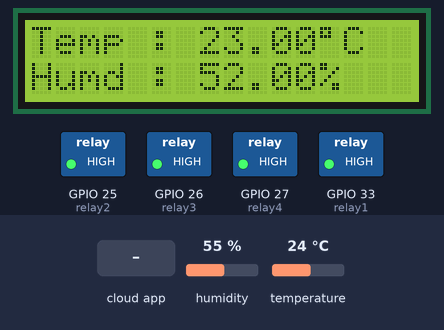
Simulated run of this sketch. Board: ESP32. On the bench: 16×2 character LCD, switched loads named in the sketch (green lamp = pin HIGH). The inputs (shaded band) are chosen by the test bench; at power-on: temperature 24 °C, humidity 55 %. WiFi joins after 1.5 s; servers stay silent unless stated; the Firebase database answers and starts empty; what the sketch prints to the serial monitor is not drawn.

Above: at 2.7 s.
2.8 s: temperature set to 28 °C
At 8.6 s:
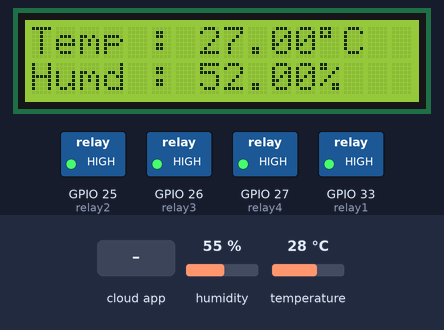
13.0 s: temperature set to 31 °C
At 23.8 s:
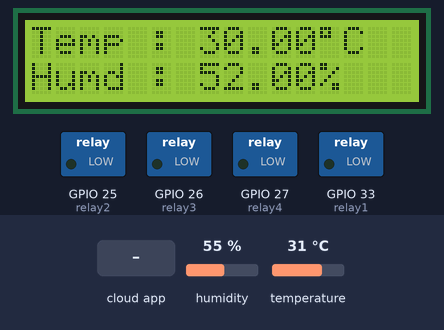
24.3 s: humidity set to 22 %
At 34.0 s:
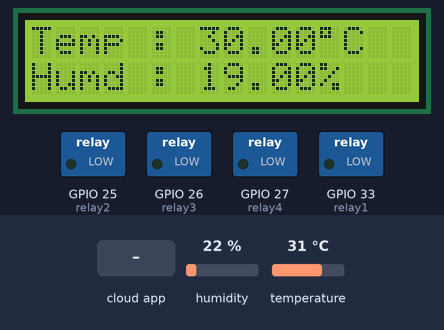
34.3 s: the phone or cloud app sets emergency to ON
At 39.0 s:
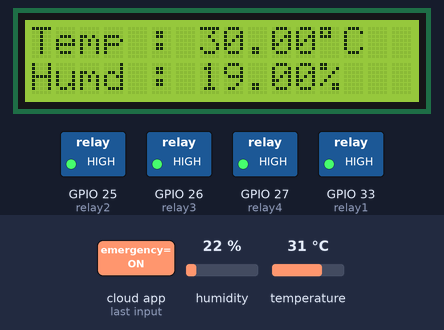
39.9 s: humidity set to 40 %
At 45.1 s:
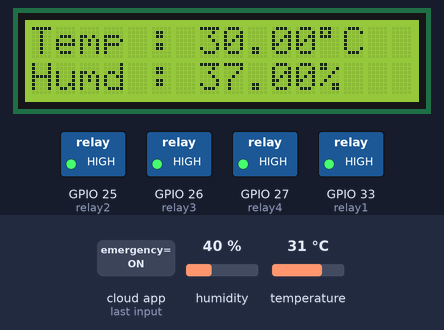
Timing chart, 0 to 46.6 s (numbered marks = the images above; inputs shaded):
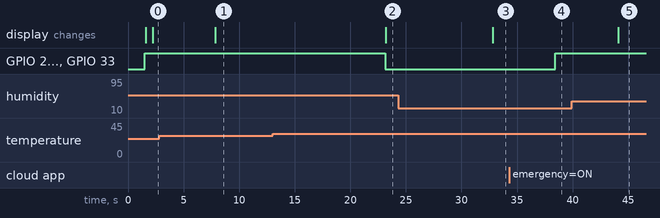

The sketch:

queen.ino
```cpp
#include <FirebaseESP32.h>
#include <Wire.h>
#include <WiFi.h>
#include "DHT.h"
#include <LiquidCrystal_I2C.h>

#define FIREBASE_HOST "https://mushroom-indoor-farming-default-rtdb.asia-southeast1.firebasedatabase.app/"
#define WIFI_SSID "vivo Y21"
#define WIFI_PASSWORD "lathuma@123"
#define FIREBASE_AUTH "AIzaSyBrmo-ASK3u62-o2-3-4biLSI_wXpZZLPs"
#define DHTPIN 14 // Pin number
#define DHTTYPE DHT11 // Sensor type

DHT dht(DHTPIN, DHTTYPE);
FirebaseData firebaseData; // Firebase object
int relay1 = 33; // Relay pins
int relay2 = 25; // Relay pins
int relay3 = 26; // Relay pins
int relay4 = 27; // Relay pins

// LCD Display Setup
LiquidCrystal_I2C lcd(0x3F, 16, 2);

void setup() {
  Serial.begin(9600);
  WiFi.begin(WIFI_SSID, WIFI_PASSWORD);

  Serial.print("Connecting...");
  while (WiFi.status() != WL_CONNECTED) {
    Serial.print(".");
    delay(300);
  }
  Serial.println();
  Serial.print("IP Address: ");
  Serial.println(WiFi.localIP());
  Serial.println();

  Firebase.begin(FIREBASE_HOST, FIREBASE_AUTH);
  dht.begin();

  pinMode(relay1, OUTPUT);
  pinMode(relay2, OUTPUT);
  pinMode(relay3, OUTPUT);
  pinMode(relay4, OUTPUT);
  digitalWrite(relay1, HIGH);
  digitalWrite(relay2, HIGH);
  digitalWrite(relay3, HIGH);
  digitalWrite(relay4, HIGH);

  // Initialize the LCD
  lcd.init();
  lcd.backlight();
}

void loop() {
  float humidity = dht.readHumidity() - 3;
  float temperature = dht.readTemperature() - 1;

  if (isnan(humidity) || isnan(temperature)) {
    Serial.println("Failed to read from DHT sensor!");
    Firebase.setString(firebaseData, "/farmlink/live/ERROR", "Failed to read from DHT sensor!");
    delay(5000);
  } else {
    Serial.print("temperature: ");
    Serial.print(temperature, 3);
    Serial.print("°C");
    Serial.print(" humidity: ");
    Serial.print(humidity, 3);
    Serial.print("%");
    Serial.println();

    // Update live readings
    Firebase.setFloat(firebaseData, "/farmlink/live/temperature", temperature);
    Firebase.setFloat(firebaseData, "/farmlink/live/humidity", humidity);

    // Check emergency condition
    bool isEmergencyOn = false; // Default: emergency is off

    // Check emergency status from Firebase
    Firebase.getString(firebaseData, "/farmlink/live/emergency");
    if (firebaseData.dataType() == "string") {
      isEmergencyOn = (firebaseData.stringData() == "ON");
    }

    // Update emergency status in Firebase
    Firebase.setString(firebaseData, "/farmlink/live/emergency", isEmergencyOn ? "ON" : "OFF");

    // Control devices based on conditions
    bool isSprinklerOn = false;
    bool isCoolerOn = false;
    bool isExhaustOn = false;
    bool isPumpOn = false;

    if (isEmergencyOn) {
      // If emergency is on, turn off all relays
      isSprinklerOn = false;
      isCoolerOn = false;
      isExhaustOn = false;
      isPumpOn = false;
    }
    else {
      // Normal operation conditions
      if (temperature > 28 && humidity < 70) {
        isSprinklerOn = true;
        isCoolerOn = true;
        isExhaustOn = true;
        isPumpOn = true;
        Serial.println("Sprinkler, Cooler, and Exhaust are ON");
        delay(4000);
      } else if (temperature > 30 && (humidity > 75 || humidity < 70)) {
        isSprinklerOn = true;
        isCoolerOn = true;
        isExhaustOn = true;
        isPumpOn = true;
        Serial.println("Sprinkler, Cooler, and Exhaust are ON");
        delay(4000);
      } else if (temperature > 23 && temperature < 25) {
        isSprinklerOn = false;
        isCoolerOn = false;
        isExhaustOn = false;
        isPumpOn = false;
        Serial.println("Cooler and Sprinkler are OFF");
        delay(4000);
      }
    }

    // Update relay statuses
    digitalWrite(relay1, isSprinklerOn ? LOW : HIGH);
    digitalWrite(relay2, isCoolerOn ? LOW : HIGH);
    digitalWrite(relay3, isExhaustOn ? LOW : HIGH);
    digitalWrite(relay4, isPumpOn ? LOW : HIGH);

    // Store data in "data set" with a push() every 2 minutes
    static unsigned long previousDatasetUpdateTime = millis();
    static int datasetUpdateInterval = 120000; // 2 minutes in milliseconds

    if (millis() - previousDatasetUpdateTime >= datasetUpdateInterval) {
      String dataSetPath = "/farmlink/data_set";
      FirebaseJson jsonData;
      jsonData.add("temperature", temperature);
      jsonData.add("humidity", humidity);
      jsonData.add("sprinkler", isSprinklerOn ? "ON" : "OFF");
      jsonData.add("cooler", isCoolerOn ? "ON" : "OFF");
      jsonData.add("exhaust", isExhaustOn ? "ON" : "OFF");
      jsonData.add("pump", isPumpOn ? "ON" : "OFF");
      Firebase.pushJSON(firebaseData, dataSetPath, jsonData);

      previousDatasetUpdateTime = millis();
    }

    // Display data on the LCD every 5 seconds
    lcd.setCursor(0, 0);
    lcd.print("Temp : ");
    lcd.print(temperature, 2);
    lcd.print((char)223);
    lcd.print("C");

    lcd.setCursor(0, 1);
    lcd.print("Humd : ");
    lcd.print(humidity, 2);
    lcd.print("%");

    // Delay for 5 seconds
    delay(5000);
  }
}
```

Measured:
- the behaviour switches between 29 and 30 °C on temperature (found by bisection; images 1 and 2)
- after the input at 2.8 s, the display: changes after 5.1 s (image 1)
- after the input at 13.0 s, GPIO 25 (relay2), GPIO 26 (relay3), GPIO 27 (relay4), GPIO 33 (relay1): HIGH → LOW after 10.1 s; the display: changes after 10.2 s (image 2)
- after the input at 24.3 s, the display: changes after 8.5 s (image 3)
- after the input at 34.3 s, GPIO 25 (relay2), GPIO 26 (relay3), GPIO 27 (relay4), GPIO 33 (relay1): LOW → HIGH after 4.1 s
- after the input at 39.9 s, the display: changes after 4.2 s (image 5)
